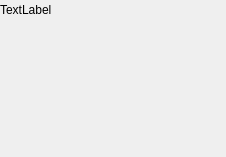
<?xml version="1.0" encoding="UTF-8"?>
<ui version="4.0">
 <class>IShowClass</class>
 <widget class="QWidget" name="IShowClass">
  <property name="geometry">
   <rect>
    <x>0</x>
    <y>0</y>
    <width>226</width>
    <height>157</height>
   </rect>
  </property>
  <property name="windowTitle">
   <string>IShow</string>
  </property>
  <layout class="QGridLayout" name="gridLayout">
   <property name="leftMargin">
    <number>0</number>
   </property>
   <property name="topMargin">
    <number>0</number>
   </property>
   <property name="rightMargin">
    <number>0</number>
   </property>
   <property name="bottomMargin">
    <number>0</number>
   </property>
   <item row="1" column="0">
    <spacer name="verticalSpacer">
     <property name="orientation">
      <enum>Qt::Vertical</enum>
     </property>
     <property name="sizeHint" stdset="0">
      <size>
       <width>20</width>
       <height>40</height>
      </size>
     </property>
    </spacer>
   </item>
   <item row="0" column="1">
    <spacer name="horizontalSpacer">
     <property name="orientation">
      <enum>Qt::Horizontal</enum>
     </property>
     <property name="sizeHint" stdset="0">
      <size>
       <width>40</width>
       <height>20</height>
      </size>
     </property>
    </spacer>
   </item>
   <item row="0" column="0">
    <widget class="QMyLabel" name="m_labelImageShow">
     <property name="text">
      <string>TextLabel</string>
     </property>
    </widget>
   </item>
  </layout>
 </widget>
 <layoutdefault spacing="6" margin="11"/>
 <customwidgets>
  <customwidget>
   <class>QMyLabel</class>
   <extends>QLabel</extends>
   <header>qmylabel.h</header>
  </customwidget>
 </customwidgets>
 <resources>
  <include location="ishow.qrc"/>
 </resources>
 <connections/>
</ui>
